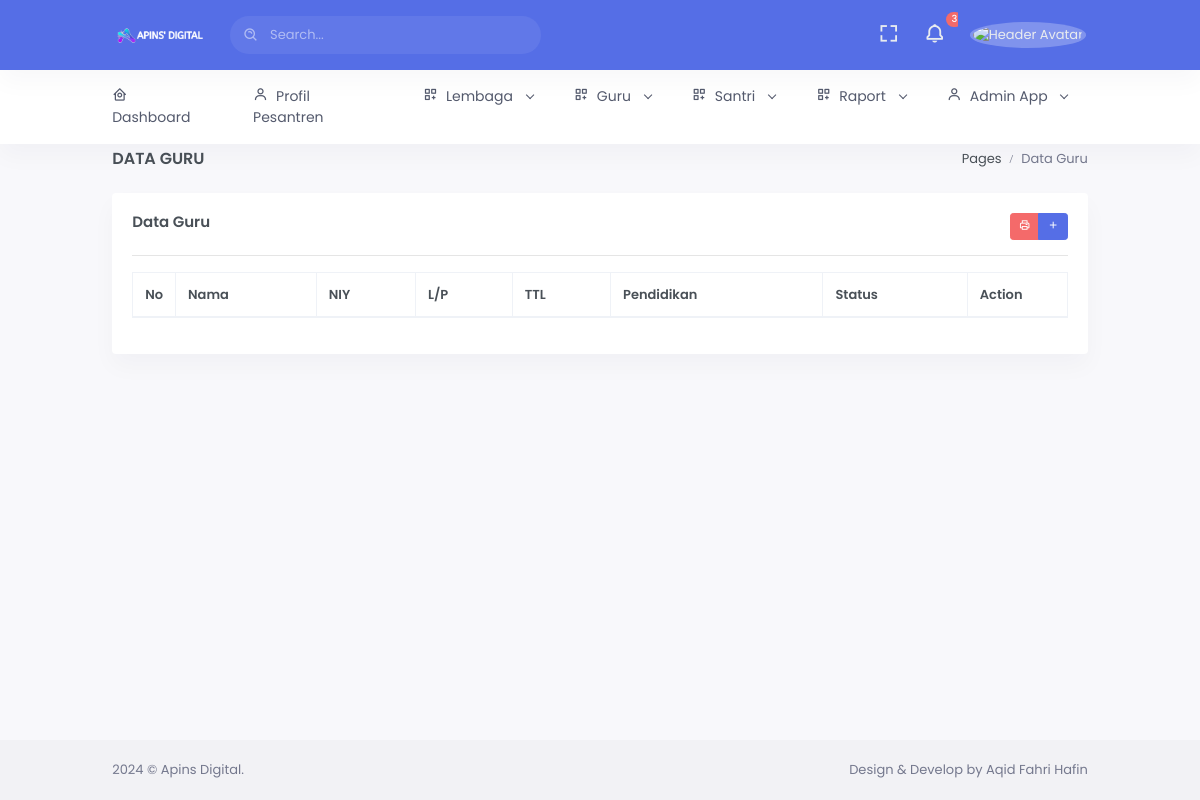
Page /index.php/admin/guru on the earlier database version.
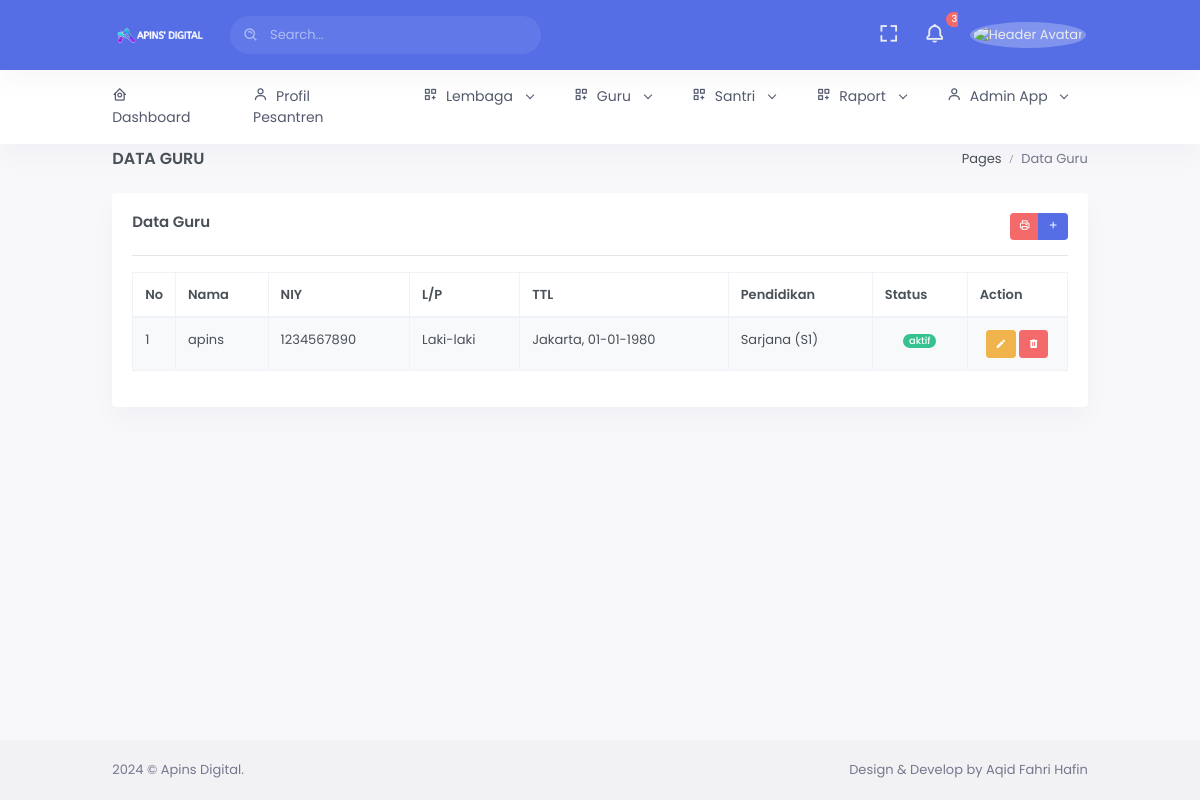
Same page on the later database version.
### tables this page shows
CREATE TABLE guru (
  guru_id VARCHAR(36) PRIMARY KEY,
  niy VARCHAR(20),
  nik VARCHAR(20),
  nama_guru VARCHAR(100),
  tempat_lahir VARCHAR(30),
  tanggal_lahir DATE,
  jenis_kelamin VARCHAR(10),
  alamat_guru TEXT,
  telp_guru VARCHAR(20),
  pendidikan VARCHAR(20),
  photo VARCHAR(255),
  status ENUM('aktif', 'non-aktif'),
	create_at TIMESTAMP DEFAULT CURRENT_TIMESTAMP
);

### application/controllers/admin/Guru.php (called while the page is built, shortened)
<?php
class Guru extends CI_Controller {
	public function __construct() {
        $this->load->model('GuruModel');
    }
	public function index() {
		$data['title'] = 'Data Guru';
		$data['guru'] = $this->GuruModel->get_all_guru();
        $data['content_view'] = 'admin/guru/index';
        $this->load->view('templates/content', $data);
	}
}

### index.php (called while the page is built, shortened)
<?php
require_once BASEPATH.'core/CodeIgniter.php';

### application/models/GuruModel.php (called while the page is built, shortened)
<?php
class GuruModel extends CI_Model {
    public function get_all_guru() {
        $query = $this->db->get('guru');
        return $query->result_array();
    }
}?>

### application/views/admin/guru/index.php (the view, shortened to what this page needs)
<div class="row">
       <div class="col-xl-12">
           <div class="card">
               <div class="card-body">
                   <div class="clearfix">
                       <div class="float-right">
						<div class="btn-group" role="group" aria-label="Basic example">
							<a target="_blank" href="<?php echo site_url('admin/guru/cetak'); ?>"class="btn btn-danger btn-sm"><i class="bx bx-printer label-icon"></i></a>
							<button type="button" class="btn btn-primary btn-sm" data-toggle="modal" data-target=".addguru"><i class="bx bx-plus"></i></button>
						</div>
                       </div>
                       <h4 class="card-title mb-4"><?php echo $title ?></h4>
                       <hr>
                   </div>
                   <div class="table-responsive">
                       <table id="datatable" class="table table-striped table-bordered dt-responsive nowrap"
                           style="border-collapse: collapse; border-spacing: 0; width: 100%;">
                           <thead>
                               <tr>
                                   <th width="10px">No</th>
                                   <th>Nama</th>
                                   <th>NIY</th>
                                   <th>L/P</th>
                                   <th>TTL</th>
                                   <th>Pendidikan</th>
                                   <th>Status</th>
                                   <th width="100px">Action</th>
                               </tr>
                           </thead>
                           <tbody>
							<?php $no = 1; foreach ($guru as $result) {?>
								<tr>
									<td><?php echo $no++; ?></td>
									<td><?php echo $result['nama_guru']; ?></td>
									<td><?php echo $result['niy']; ?></td>
									<td><?php echo $result['jenis_kelamin']; ?></td>
									<td><?php echo $result['tempat_lahir']; ?>, <?php $tanggal_lahir = $result['tanggal_lahir']; $tanggal_lahir_format = date('d-m-Y', strtotime($tanggal_lahir)); echo $tanggal_lahir_format;?></td>
									<td><?php echo $result['pendidikan']; ?></td>
									<td align="center">
										<span class="badge badge-pill badge-<?php echo ($result['status'] == 'aktif') ? 'success' : 'danger'; ?> font-size-8"><?php echo $result['status']; ?></span>
									</td>
									<td align="center">
										<button type="button" class="btn btn-warning btn-sm waves-effect waves-light" data-toggle="modal" data-target=".kelas<?php echo $result['guru_id'] ?>">
												<i class="mdi mdi-pencil"></i>
											</button>
											<button type="button" class="btn btn-danger waves-effect waves-light btn-sm" onclick="hapusguru('<?php echo $result['guru_id']; ?>')">
												<i class="mdi mdi-trash-can"></i>
											</button>
										</td>
								</tr>
							<?php }?>
                           </tbody>
                       </table>
                   </div>
               </div>
           </div>
       </div>
   </div>

### application/views/templates/header.php (shortened to what this page needs)
<!doctype html>
<html lang="en">
<head>
    <link href="<?php echo base_url('public/assets/');?>libs/datatables.net-bs4/css/dataTables.bootstrap4.min.css" rel="stylesheet" type="text/css">
    <link href="<?php echo base_url('public/assets/');?>libs/datatables.net-buttons-bs4/css/buttons.bootstrap4.min.css" rel="stylesheet" type="text/css">
    <link href="<?php echo base_url('public/assets/');?>libs/datatables.net-responsive-bs4/css/responsive.bootstrap4.min.css" rel="stylesheet" type="text/css">
    <link href="<?php echo base_url('public/assets/');?>css/bootstrap.min.css" id="bootstrap-style" rel="stylesheet" type="text/css">
    <link href="<?php echo base_url('public/assets/');?>css/icons.min.css" rel="stylesheet" type="text/css">
    <link href="<?php echo base_url('public/assets/');?>css/app.min.css" id="app-style" rel="stylesheet" type="text/css">
</head>
<body data-topbar="dark" data-layout="horizontal">
<div id="layout-wrapper">
<?php $this->load->view('templates/topbar'); ?>
<?php $this->load->view('templates/topnav'); ?>

### application/views/templates/topbar.php (shortened to what this page needs)
<header id="page-topbar" class="bg-primary">
    <div class="navbar-header">
        <div class="d-flex">
            <div class="navbar-brand-box">
                <a href="#" class="logo logo-light">
                    <span class="logo-lg">
                        <img src="<?php echo base_url('public/assets/');?>images/logo/light.png" alt="" height="23">
                    </span>
                </a>
            </div>
            <form class="app-search d-none d-lg-block">
                <div class="position-relative">
                    <input type="text" class="form-control" placeholder="Search...">
                    <span class="bx bx-search-alt"></span>
                </div>
            </form>
        </div>
        <div class="d-flex">
            <div class="dropdown d-none d-lg-inline-block ml-1">
                <button type="button" class="btn header-item noti-icon waves-effect" data-toggle="fullscreen">
                    <i class="bx bx-fullscreen"></i>
                </button>
            </div>
            <div class="dropdown d-inline-block">
                <button type="button" class="btn header-item noti-icon waves-effect"
                    id="page-header-notifications-dropdown" data-toggle="dropdown" aria-haspopup="true"
                    aria-expanded="false">
                    <i class="bx bx-bell bx-tada"></i>
                    <span class="badge badge-danger badge-pill">3</span>
                </button>
            </div>
            <div class="dropdown d-inline-block">
                <button type="button" class="btn header-item waves-effect" id="page-header-user-dropdown"
                    data-toggle="dropdown" aria-haspopup="true" aria-expanded="false">
                    <img class="rounded-circle header-profile-user" src="<?php echo base_url('public/assets/');?>images/logo1.png" alt="Header Avatar">
                </button>
            </div>
        </div>
    </div>
</header>

### application/views/templates/topnav.php (shortened to what this page needs)
<div class="topnav">
    <div class="container-fluid">
        <nav class="navbar navbar-light navbar-expand-lg topnav-menu">
            <div class="collapse navbar-collapse" id="topnav-menu-content">
                <ul class="navbar-nav">
                    <li class="nav-item">
                        <a class="nav-link  arrow-none" href="<?php echo base_url('/dashboard');?>" id="topnav-dashboard" role="button"
                            aria-expanded="false">
                            <i class="bx bx-home-circle mr-2"></i>Dashboard </a>
                    </li>
                    <li class="nav-item">
                        <a class="nav-link  arrow-none" href="<?php echo base_url('/pesantren');?>" id="topnav-dashboard"
                            aria-expanded="false">
                            <i class="bx bx-user mr-2"></i>Profil Pesantren </a>
                    </li>
                    <li class="nav-item dropdown">
                        <a class="nav-link dropdown-toggle arrow-none" href="#" id="topnav-dashboard"
                            role="button" data-toggle="dropdown" aria-haspopup="true" aria-expanded="false">
                            <i class="bx bx-customize mr-2"></i>Lembaga <div class="arrow-down"></div>
                        </a>
                    </li>
                    <li class="nav-item dropdown">
                        <a class="nav-link dropdown-toggle arrow-none" href="#" id="topnav-dashboard"
                            role="button" data-toggle="dropdown" aria-haspopup="true" aria-expanded="false">
                            <i class="bx bx-customize mr-2"></i>Guru <div class="arrow-down"></div>
                        </a>
                    </li>
                    <li class="nav-item dropdown">
                        <a class="nav-link dropdown-toggle arrow-none" href="#" id="topnav-dashboard"
                            role="button" data-toggle="dropdown" aria-haspopup="true" aria-expanded="false">
                            <i class="bx bx-customize mr-2"></i>Santri <div class="arrow-down"></div>
                        </a>
                    </li>
                    <li class="nav-item dropdown">
                        <a class="nav-link dropdown-toggle arrow-none" href="#" id="topnav-dashboard"
                            role="button" data-toggle="dropdown" aria-haspopup="true" aria-expanded="false">
                            <i class="bx bx-customize mr-2"></i>Raport <div class="arrow-down"></div>
                        </a>
                    </li>
                    <li class="nav-item dropdown">
                        <a class="nav-link dropdown-toggle arrow-none" href="#" id="topnav-dashboard"
                            role="button" data-toggle="dropdown" aria-haspopup="true" aria-expanded="false">
                            <i class="bx bx-user mr-2"></i>Admin App <div class="arrow-down"></div>
                        </a>
                    </li>
                </ul>
            </div>
        </nav>
    </div>
</div>
<div class="main-content">
    <div class="page-content">
        <div class="container-fluid">
            <div class="row">
                <div class="col-12">
                    <div class="page-title-box d-flex align-items-center justify-content-between">
                        <h4 class="mb-0 font-size-18"><?php echo $title?></h4>
                        <div class="page-title-right">
                            <ol class="breadcrumb m-0">
                                <li class="breadcrumb-item"><a href="javascript: void(0);">Pages</a></li>
                                <li class="breadcrumb-item active"><?php echo $title?></li>
                            </ol>
                        </div>
                    </div>
                </div>
            </div>

### application/views/templates/content.php
<?php $this->load->view('templates/header'); ?>
    <div id="content">
        <?php $this->load->view($content_view); ?>
    </div>
<?php $this->load->view('templates/footer'); ?>

### application/views/templates/footer.php (shortened to what this page needs)
</div>
</div>
<footer class="footer">
    <div class="container-fluid">
        <div class="row">
            <div class="col-sm-6">
                 © Apins Digital.
            </div>
            <div class="col-sm-6">
                <div class="text-sm-right d-none d-sm-block">
                    Design & Develop by Aqid Fahri Hafin
                </div>
            </div>
        </div>
    </div>
</footer>
</div>
</div>
</body>
</html>

Differences in the rows shown:
added guru: nama_guru "apins", niy "1234567890", jenis_kelamin "Laki-laki", tempat_lahir "Jakarta", tanggal_lahir "01-01-1980", pendidikan "Sarjana (S1)", status "aktif"
